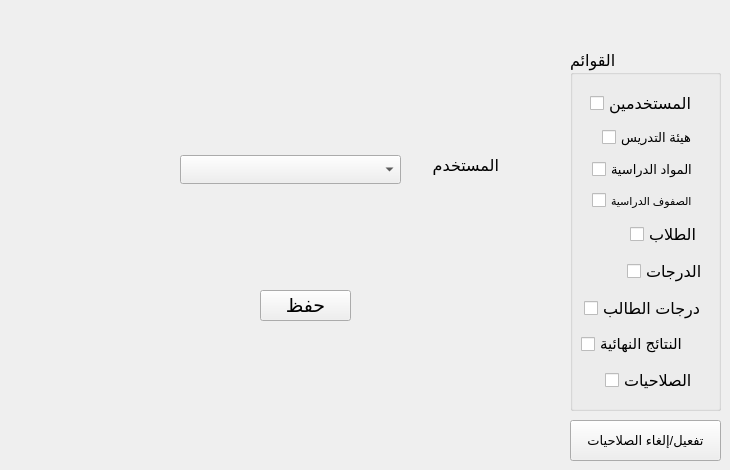
    <widget class="QWidget" name="tab_7">
     <attribute name="title">
      <string>الصلاحيات</string>
     </attribute>
     <widget class="QPushButton" name="pushButton_29">
      <property name="geometry">
       <rect>
        <x>260</x>
        <y>290</y>
        <width>91</width>
        <height>31</height>
       </rect>
      </property>
      <property name="font">
       <font>
        <pointsize>14</pointsize>
       </font>
      </property>
      <property name="text">
       <string>حفظ</string>
      </property>
     </widget>
     <widget class="QGroupBox" name="groupBox_24">
      <property name="geometry">
       <rect>
        <x>570</x>
        <y>50</y>
        <width>151</width>
        <height>361</height>
       </rect>
      </property>
      <property name="font">
       <font>
        <pointsize>12</pointsize>
       </font>
      </property>
      <property name="title">
       <string>القوائم</string>
      </property>
      <widget class="QCheckBox" name="checkBox_15">
       <property name="geometry">
        <rect>
         <x>20</x>
         <y>39</y>
         <width>114</width>
         <height>28</height>
        </rect>
       </property>
       <property name="text">
        <string>المستخدمين</string>
       </property>
      </widget>
      <widget class="QCheckBox" name="checkBox_16">
       <property name="geometry">
        <rect>
         <x>22</x>
         <y>108</y>
         <width>110</width>
         <height>23</height>
        </rect>
       </property>
       <property name="font">
        <font>
         <pointsize>10</pointsize>
        </font>
       </property>
       <property name="text">
        <string>المواد الدراسية</string>
       </property>
      </widget>
      <widget class="QCheckBox" name="checkBox_18">
       <property name="geometry">
        <rect>
         <x>32</x>
         <y>76</y>
         <width>100</width>
         <height>23</height>
        </rect>
       </property>
       <property name="font">
        <font>
         <pointsize>10</pointsize>
        </font>
       </property>
       <property name="text">
        <string>هيئة التدريس</string>
       </property>
      </widget>
      <widget class="QCheckBox" name="checkBox_25">
       <property name="geometry">
        <rect>
         <x>60</x>
         <y>170</y>
         <width>73</width>
         <height>28</height>
        </rect>
       </property>
       <property name="text">
        <string>الطلاب</string>
       </property>
      </widget>
      <widget class="QCheckBox" name="checkBox_26">
       <property name="geometry">
        <rect>
         <x>57</x>
         <y>207</y>
         <width>77</width>
         <height>28</height>
        </rect>
       </property>
       <property name="text">
        <string>الدرجات</string>
       </property>
      </widget>
      <widget class="QCheckBox" name="checkBox_27">
       <property name="geometry">
        <rect>
         <x>35</x>
         <y>316</y>
         <width>97</width>
         <height>28</height>
        </rect>
       </property>
       <property name="text">
        <string>الصلاحيات</string>
       </property>
      </widget>
      <widget class="QCheckBox" name="checkBox_28">
       <property name="geometry">
        <rect>
         <x>14</x>
         <y>244</y>
         <width>120</width>
         <height>28</height>
        </rect>
       </property>
       <property name="text">
        <string>درجات الطالب</string>
       </property>
      </widget>
      <widget class="QCheckBox" name="checkBox_21">
       <property name="geometry">
        <rect>
         <x>22</x>
         <y>140</y>
         <width>110</width>
         <height>21</height>
        </rect>
       </property>
       <property name="font">
        <font>
         <pointsize>8</pointsize>
        </font>
       </property>
       <property name="text">
        <string>الصفوف الدراسية</string>
       </property>
      </widget>
      <widget class="QCheckBox" name="checkBox_33">
       <property name="geometry">
        <rect>
         <x>11</x>
         <y>281</y>
         <width>122</width>
         <height>26</height>
        </rect>
       </property>
       <property name="font">
        <font>
         <pointsize>11</pointsize>
        </font>
       </property>
       <property name="text">
        <string>النتائج النهائية</string>
       </property>
      </widget>
     </widget>
     <widget class="QPushButton" name="pushButton_35">
      <property name="geometry">
       <rect>
        <x>570</x>
        <y>420</y>
        <width>151</width>
        <height>41</height>
       </rect>
      </property>
      <property name="font">
       <font>
        <pointsize>10</pointsize>
       </font>
      </property>
      <property name="text">
       <string>تفعيل/إلغاء الصلاحيات</string>
      </property>
     </widget>
     <widget class="QComboBox" name="comboBox_3">
      <property name="geometry">
       <rect>
        <x>180</x>
        <y>155</y>
        <width>221</width>
        <height>29</height>
       </rect>
      </property>
     </widget>
     <widget class="QLabel" name="label_28">
      <property name="geometry">
       <rect>
        <x>418</x>
        <y>150</y>
        <width>81</width>
        <height>31</height>
       </rect>
      </property>
      <property name="font">
       <font>
        <pointsize>12</pointsize>
       </font>
      </property>
      <property name="text">
       <string>المستخدم</string>
      </property>
     </widget>
    </widget>
